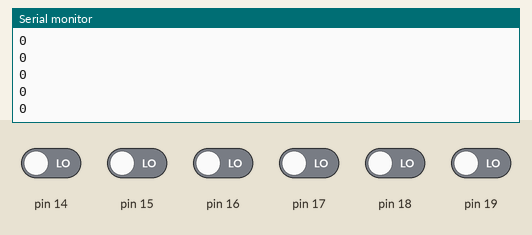
The sketch below on a simulated Arduino Uno, built with avr-gcc and run on an emulated ATmega328P. Parts: the last lines printed to the serial monitor. Inputs (shaded band) come from the test bench; at power-on: pin 14–19 LOW.

Above: at 1.2 s.
1.3 s: pin 14 driven HIGH
At 2.2 s:
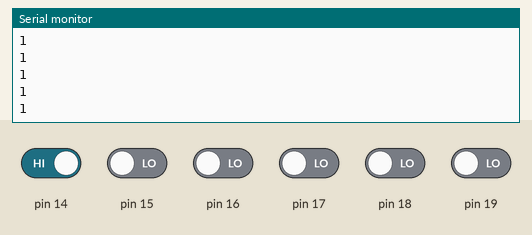
2.8 s: pin 15 driven HIGH
At 3.7 s:
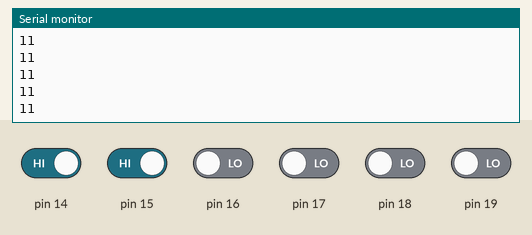
4.3 s: pin 16 driven HIGH
At 5.3 s:
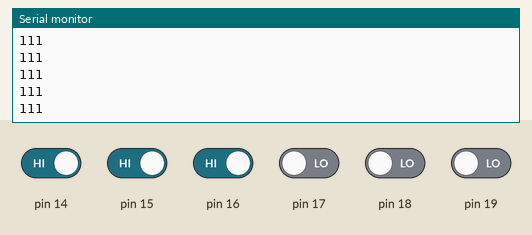
5.8 s: pin 17 driven HIGH
At 6.8 s:
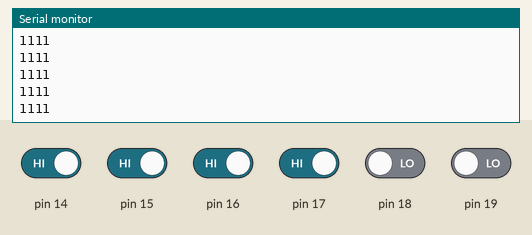
7.3 s: pin 18 driven HIGH
At 8.0 s:
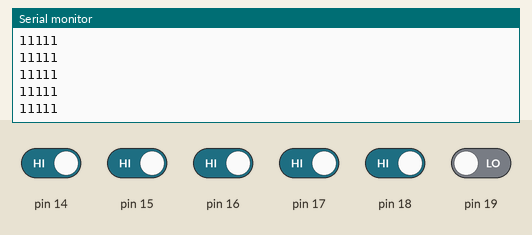
8.8 s: pin 19 driven HIGH
At 9.5 s:
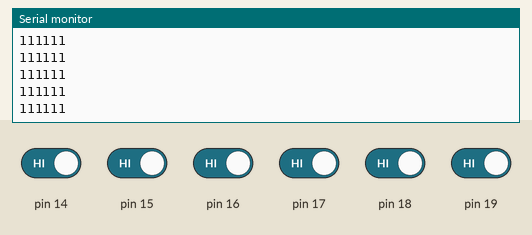
Timing chart, 0 to 11.3 s (numbered marks = the images above; inputs shaded):
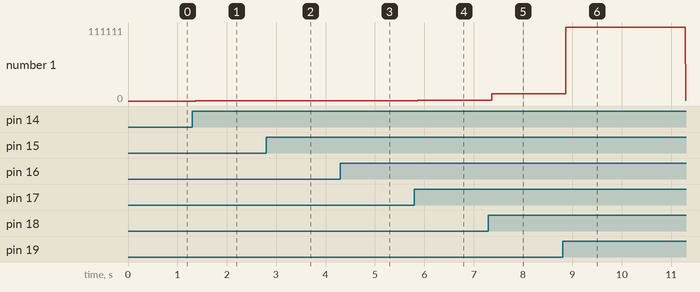

Measured:
- after the input at 1.3 s, the serial monitor: prints a new line after 0.07 s (image 1)
- after the input at 2.8 s, the serial monitor: prints a new line after 0.07 s (image 2)
- after the input at 4.3 s, the serial monitor: prints a new line after 0.07 s (image 3)
- after the input at 5.8 s, the serial monitor: prints a new line after 0.07 s (image 4)
- after the input at 7.3 s, the serial monitor: prints a new line after 0.07 s (image 5)
- after the input at 8.8 s, the serial monitor: prints a new line after 0.07 s (image 6)
- plotted number 1: 0 → 1 after the input at 1.3 s, 1 → 11 after the input at 2.8 s, 11 → 111 after the input at 4.3 s, 111 → 1111 after the input at 5.8 s, 1111 → 11111 after the input at 7.3 s

The sketch:

cytron_read.ino
```cpp
void setup() {
  // put your setup code here, to run once:
Serial.begin(9600);
}

void loop() {
  // put your main code here, to run repeatedly:
int s;
s=PINC;
Serial.println(s,BIN);
}
```
